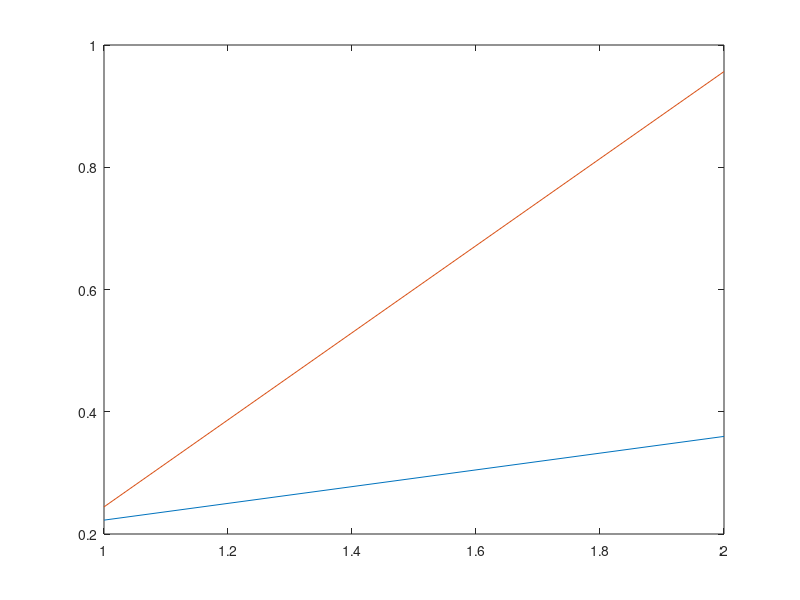

Write MATLAB code to recreate this figure. (Note: this script raises an error after producing the figure.)
%% Preamble -- not to appear in userguide

%% Everything below appears in userguide
hfig = figure;
plot(rand(2));
set(hfig,'units','centimeters',...
  'NumberTitle','off','Name','ex03');
pos = get(hfig,'position');
set(hfig,'position',[pos(1:2),8,3]);
%% The following is excluded from userguide
matlabfrag('graphics/ex03');